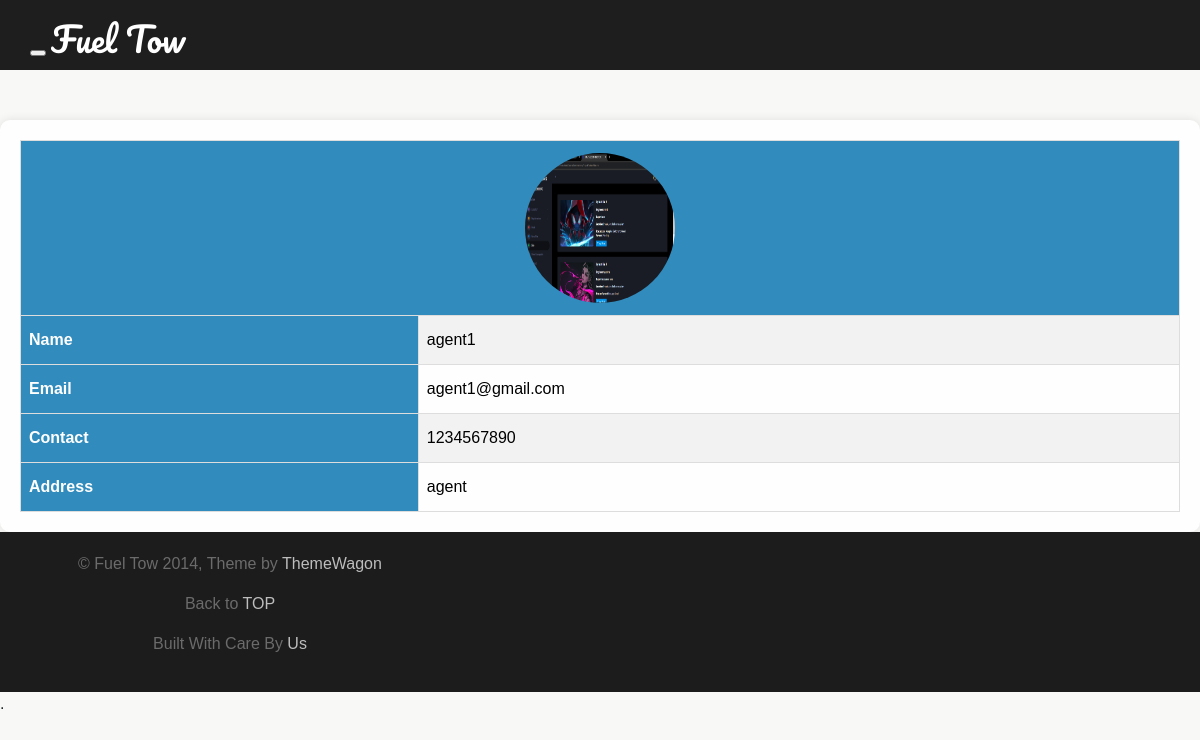
Screenshot of /TowingAgent/Myprofile/ (signed in) with the database file from the repository.
### Guest/models.py (models this page shows)
class tbl_towingagent(models.Model):
    agent_name=models.CharField(max_length=20)
    agent_email=models.CharField(max_length=30)
    agent_contact=models.CharField(max_length=15)
    agent_address=models.CharField(max_length=50)
    agent_password=models.CharField(max_length=20)
    agent_photo=models.FileField(upload_to='AgentDoc/')
    agent_proof=models.FileField(upload_to='AgentDoc/')
    place=models.ForeignKey(tbl_place,on_delete=models.CASCADE)
    agent_vstatus=models.CharField(max_length=5,default=0)

### TowingAgent/views.py (the view)
# urls.py: path('Myprofile/',views.Myprofile,name="MyProfile"),
def Myprofile(request):
    TowingAgent=tbl_towingagent.objects.get(id=request.session["agentid"])
    return render(request,"TowingAgent/Myprofile.html",{"agent":TowingAgent})

### TowingAgent/Templates/TowingAgent/Myprofile.html (shortened to what this page needs)
{% extends 'TowingAgent/Head.html' %}
{% load static %}
{% block content %}
<!DOCTYPE html>
<html lang="en">
<head>
</head>
<body>
    <div id="tab">
        <table>
            <tr>
                <th colspan="2" style="text-align: center;"><img src="{{agent.agent_photo.url}}" width="150" height="150"></th>
            </tr>
            <tr>
                <th>Name</th>
                <td>{{agent.agent_name}}</td>
            </tr>
            <tr>
                <th>Email</th>
                <td>{{agent.agent_email}}</td>
            </tr>
            <tr>
                <th>Contact</th>
                <td>{{agent.agent_contact}}</td>
            </tr>
            <tr>
                <th>Address</th>
                <td>{{agent.agent_address}}</td>
            </tr>
        </table>
    </div>
</body>
</html>
{% endblock content %}

### Guest/static/logint/css/main.css (style rules this page uses)
*, *:before, *:after { -moz-box-sizing: border-box; box-sizing: border-box; -webkit-font-smoothing: antialiased; }
body, html { margin: 0; padding: 0; height: 100%; }

### Guest/static/form.css (style rules this page uses)
#tab { font-family: "Trebuchet MS", Arial, Helvetica, sans-serif; border-collapse: collapse; width: 100%; }
#tab td, #tab th { border: 1px solid #ddd; padding: 8px; color: #000; }
#tab tr:nth-child(even) { background-color: #f2f2f2; }
#tab th { padding-top: 12px; padding-bottom: 12px; text-align: left; background-color: #318CBD; color: white; }

### TowingAgent/Templates/TowingAgent/Myprofile.html (style rules this page uses)
body { font-family: Arial, sans-serif; margin: 0; padding: 0; background-color: #f8f8f6; }
#tab { margin-top: 50px; background-color: #fefefe; padding: 20px; border-radius: 10px; box-shadow: 0 0 10px rgba(0, 0, 0, 0.1); }
table { width: 100%; border-collapse: collapse; }
th, td { padding: 10px; text-align: left; border-bottom: 1px solid #edf6ed; }
th { background-color: #f3f3f3; }
img { border-radius: 50%; }

### rows the page displays
tbl_towingagent: agent_photo (picture), agent_name "agent1", agent_email "agent1@gmail.com", agent_contact "1234567890", agent_address "agent"
